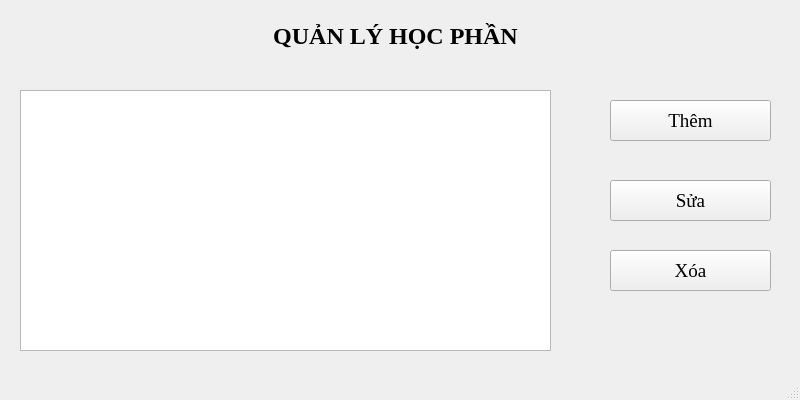
<?xml version="1.0" encoding="UTF-8"?>
<ui version="4.0">
 <class>MainWindow</class>
 <widget class="QMainWindow" name="MainWindow">
  <property name="geometry">
   <rect>
    <x>0</x>
    <y>0</y>
    <width>800</width>
    <height>400</height>
   </rect>
  </property>
  <property name="font">
   <font>
    <family>Times New Roman</family>
    <pointsize>14</pointsize>
   </font>
  </property>
  <property name="windowTitle">
   <string>MainWindow</string>
  </property>
  <widget class="QWidget" name="centralwidget">
   <widget class="QTableWidget" name="tableWidget">
    <property name="geometry">
     <rect>
      <x>20</x>
      <y>90</y>
      <width>531</width>
      <height>261</height>
     </rect>
    </property>
   </widget>
   <widget class="QPushButton" name="btn_them">
    <property name="geometry">
     <rect>
      <x>610</x>
      <y>100</y>
      <width>161</width>
      <height>41</height>
     </rect>
    </property>
    <property name="text">
     <string>Thêm</string>
    </property>
   </widget>
   <widget class="QPushButton" name="btn_sua">
    <property name="geometry">
     <rect>
      <x>610</x>
      <y>180</y>
      <width>161</width>
      <height>41</height>
     </rect>
    </property>
    <property name="text">
     <string>Sửa</string>
    </property>
   </widget>
   <widget class="QPushButton" name="btn_xoa">
    <property name="geometry">
     <rect>
      <x>610</x>
      <y>250</y>
      <width>161</width>
      <height>41</height>
     </rect>
    </property>
    <property name="text">
     <string>Xóa</string>
    </property>
   </widget>
   <widget class="QLabel" name="label">
    <property name="geometry">
     <rect>
      <x>10</x>
      <y>10</y>
      <width>771</width>
      <height>51</height>
     </rect>
    </property>
    <property name="font">
     <font>
      <pointsize>18</pointsize>
      <weight>75</weight>
      <bold>true</bold>
     </font>
    </property>
    <property name="text">
     <string>QUẢN LÝ HỌC PHẦN</string>
    </property>
    <property name="alignment">
     <set>Qt::AlignCenter</set>
    </property>
   </widget>
  </widget>
  <widget class="QMenuBar" name="menubar">
   <property name="geometry">
    <rect>
     <x>0</x>
     <y>0</y>
     <width>800</width>
     <height>27</height>
    </rect>
   </property>
  </widget>
  <widget class="QStatusBar" name="statusbar"/>
 </widget>
 <resources/>
 <connections/>
</ui>
